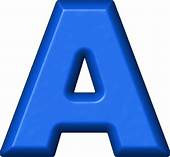
#> input picture OPENCV/AA.jpg, 170 x 157 px, given in place of the camera
$ python 12_varients_video.py
#> lines starting #> are read from the running program, lines starting #| are printed output that depends on the picture; after the words box and inside, x2 and y2 are one past the last pixel; in counts of white or black regions, pixels touching at a corner belong together
import cv2
import numpy as np

cap=cv2.VideoCapture(0)
while True:
    _,frame=cap.read()
#> frame is the input picture: shape (157, 170, 3); mean B, G, R 219.5, 153.1, 113.5
    frame=cv2.flip(frame,1)
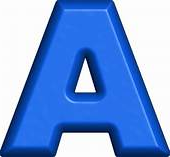
#> frame: shape (157, 170, 3); mean B, G, R 219.5, 153.1, 113.5
    edges=cv2.Canny(frame,100,200)
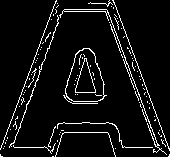
#> edges: shape (157, 170); 6.5% white in thin lines or dots
    hsv=cv2.cvtColor(frame,cv2.COLOR_BGR2HSV)
#> hsv: shape (157, 170, 3); mean H, S, V 78.7, 137.4, 219.9

    lower_red=np.array([150,80,0])
    upper_red=np.array([180,255,255])

    mask=cv2.inRange(hsv,lower_red,upper_red)
#> mask: shape (157, 170); every value is 0
    res=cv2.bitwise_and(frame,frame,mask=mask)
#> res: shape (157, 170, 3); every value is 0

    kernel=np.ones((5,5),np.uint8)

    erosion=cv2.erode(mask,kernel,iterations=1)
    dilation=cv2.dilate(mask,kernel,iterations=1)

    #opening=cv2.morphologyEx(mask,cv2.MORPH_OPEN,kernel)
    #closing=cv2.morphologyEx(mask,cv2.MORPH_CLOSE,kernel)

    kernel=np.ones((15,15),np.float32)/255
    smoothed=cv2.filter2D(res,-1,kernel)

    blur=cv2.GaussianBlur(res,(15,15),0)
    median=cv2.medianBlur(res,15)
    bilateral=cv2.bilateralFilter(res,15,75,75)

    cv2.imshow('frame',frame)
    cv2.imshow('mask',mask)
    cv2.imshow('res',res)
    cv2.imshow('smoothed',smoothed)
    cv2.imshow('blur',blur)
    cv2.imshow('median',median)
    #cv2.imshow('bilatral',bilateral)
    cv2.imshow('erosion',erosion)
    cv2.imshow('dilation',dilation)
    #cv2.imshow('opening',opening)
    #cv2.imshow(' closing',closing)
    cv2.imshow('edges',edges)#cannyedge


    k=cv2.waitKey(5) & 0xFF
#> (key Esc is pressed here)
    if k==27:
        break

cv2.destroyAllWindows
cap.release()

$ run again, on OPENCV/c.jpg
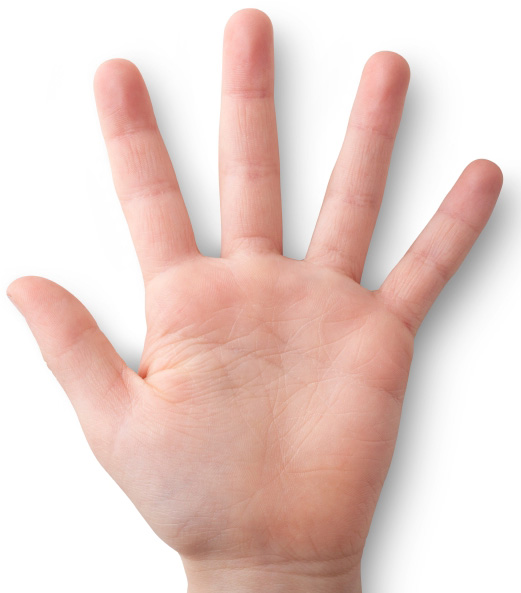
#> input picture OPENCV/c.jpg, 521 x 593 px, given in place of the camera
#> frame is the input picture: shape (593, 521, 3); mean B, G, R 203.4, 209.5, 232.7
#> `frame=cv2.flip(frame,1)`:
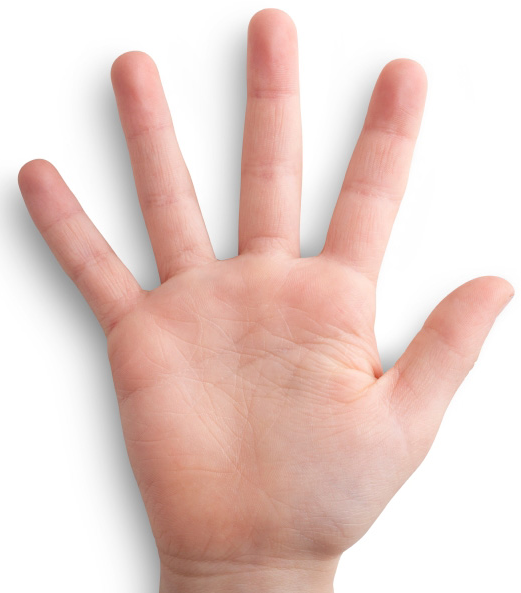
#> frame: shape (593, 521, 3); mean B, G, R 203.4, 209.5, 232.7
#> `edges=cv2.Canny(frame,100,200)`:
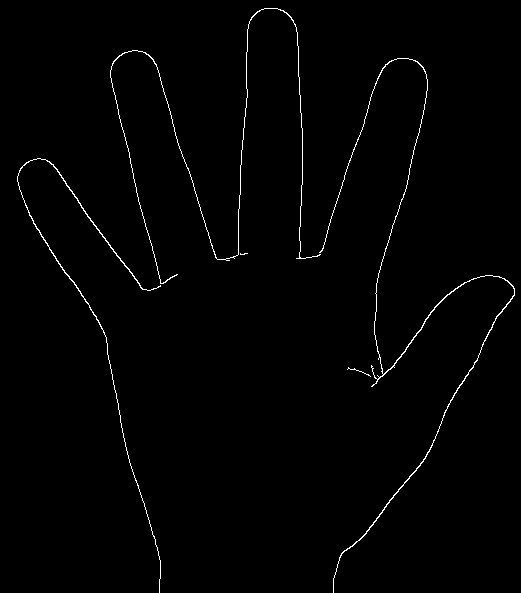
#> edges: shape (593, 521); 1% white in thin lines or dots
#> hsv: shape (593, 521, 3); mean H, S, V 5.5, 35.3, 232.8
#> mask: shape (593, 521); every value is 0
#> res: shape (593, 521, 3); every value is 0
